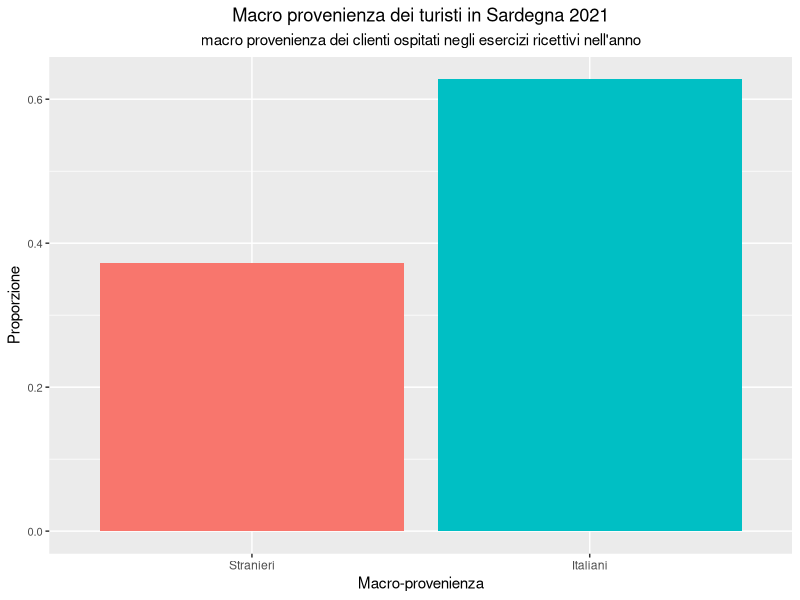
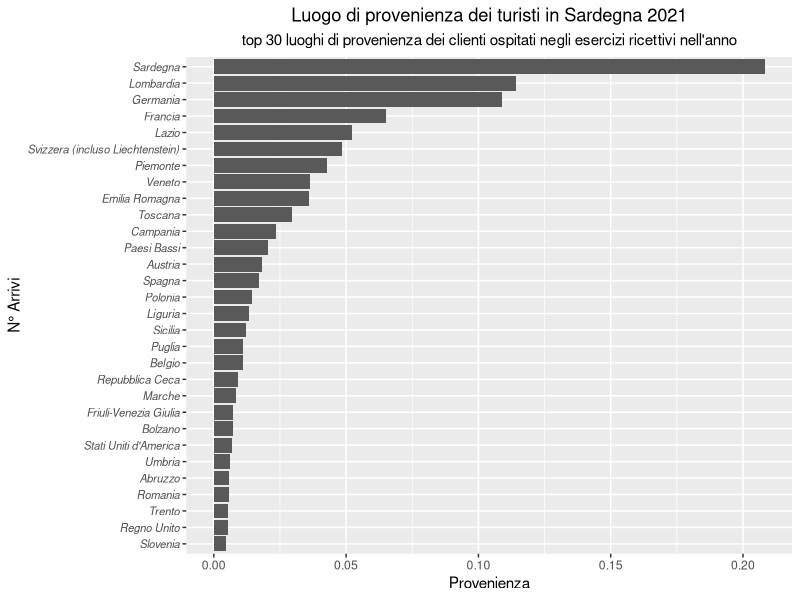
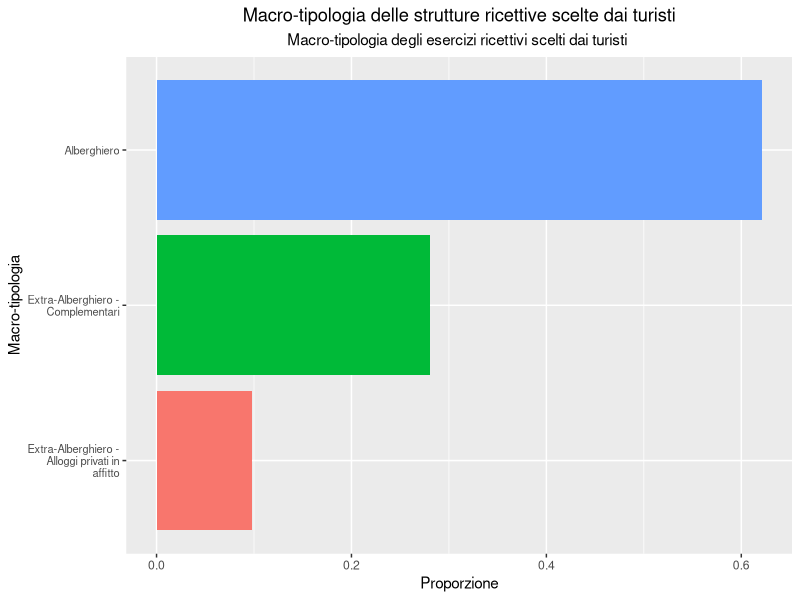
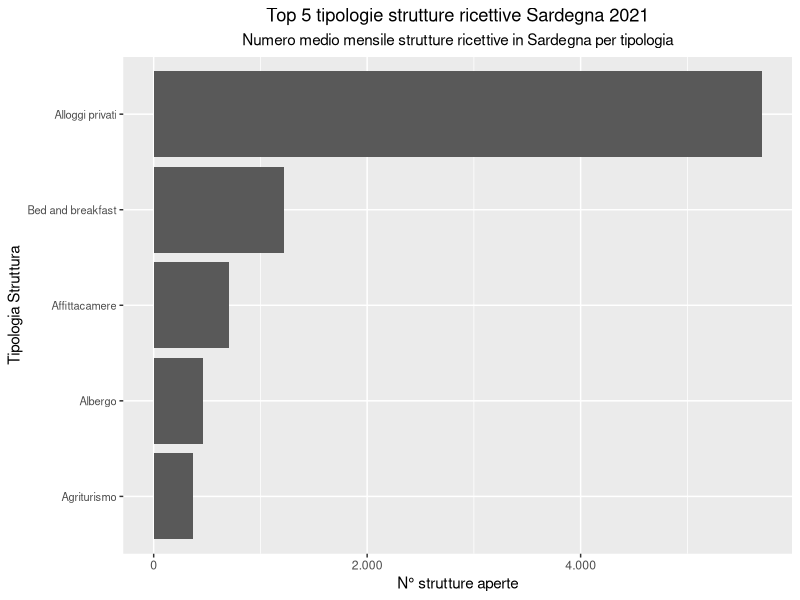
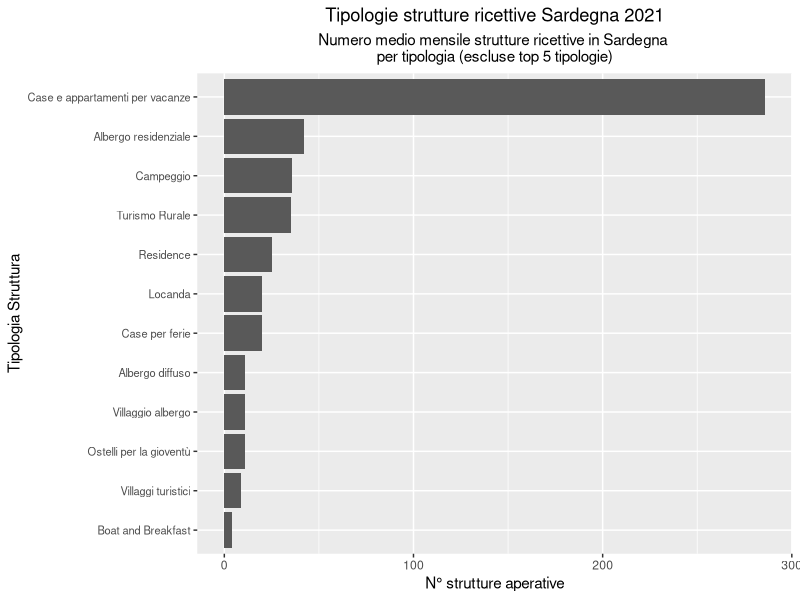
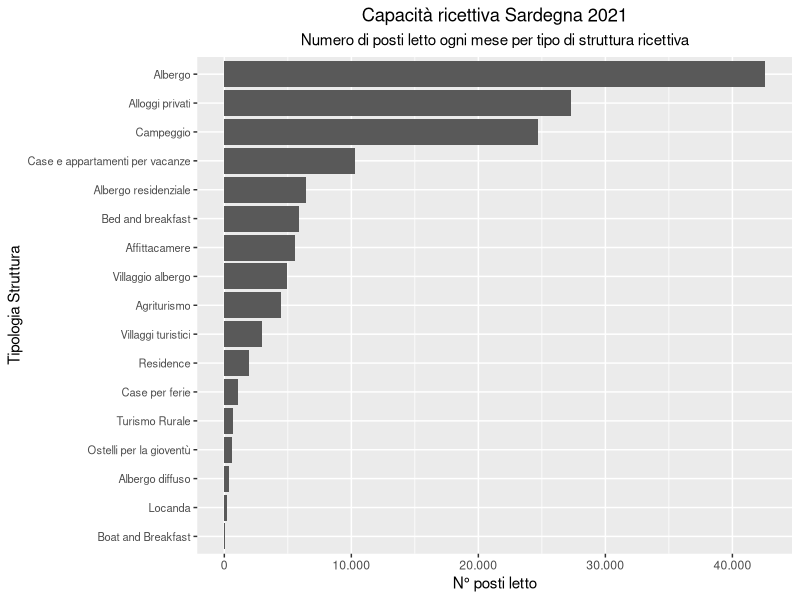
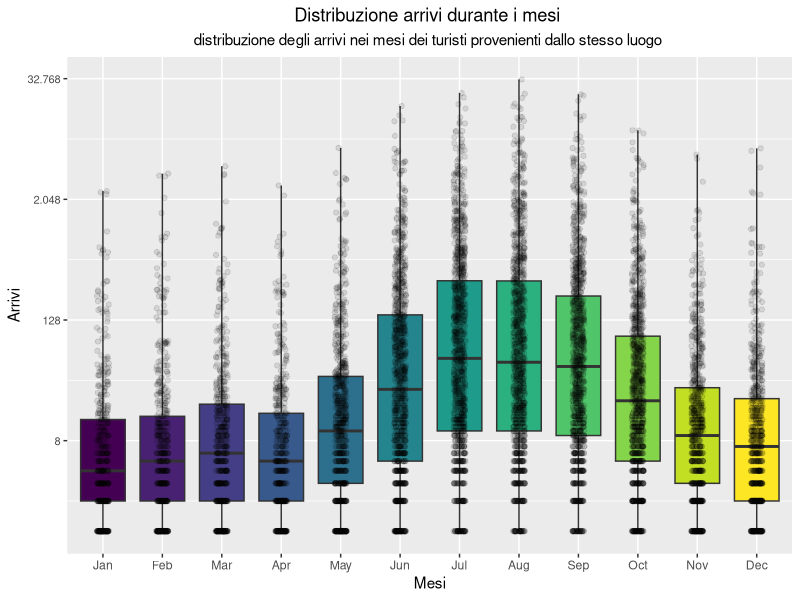
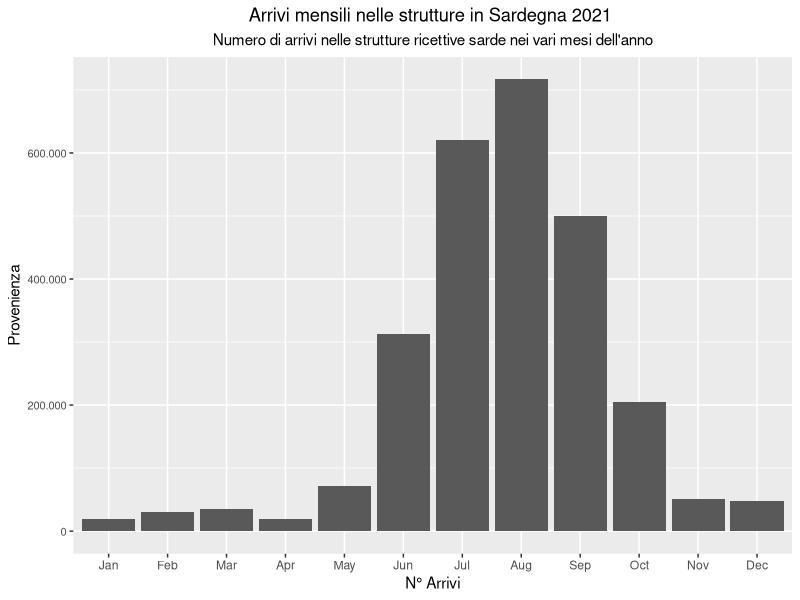

R code for these plots, in order:
## ---- chunk 1

capacit2021= readr::read_csv("datasets/capacita_strutture_ricettive_mensile_2021.csv")
capacit2021
## ---- chunk 2

summary(capacit2021)
str(capacit2021) #comune, anno, mese, Tipologia, Stelle, numero strutture, letti camere 

## ---- chunk 3
library(readr)
capacit2021= read_csv("datasets/capacita_strutture_ricettive_mensile_2021.csv", col_types = list(Comune= col_factor(), Stelle = col_factor(c(levels = "1 Stella", "2 Stelle", "III Categoria", "3 Stelle","II Categoria", "4 Stelle", "I Categoria", "5 Stelle", "5 Stelle Lusso")), Tipologia= col_factor()), na = "NULL")

str(capacit2021) 
sum(is.na(capacit2021)) #non sono presenti valori mancanti ma molte osservazioni riguardo le stelle delle strutture sono state etichettate come NULL.
summary(capacit2021)
# library("")
# readr::read_csv (na = "NULL")

## ---- chunk 4
provenienza = read_csv("datasets/movimenti_macrotipologia_2021 _provenienza.csv")

#str(provenienza) #anno, provincia, mese, macrotipologia, macroprovenienza, provenienza, arrivi, presenze (numero di notti trascorse dai clienti)
provenienza
## ---- chunk 5
provenienza =read_csv("datasets/movimenti_macrotipologia_2021 _provenienza.csv", col_types = list(provincia= col_factor(), macro_tipologia = col_factor (), macro_provenienza = col_factor(), provenienza = col_factor()))

sum(is.na(provenienza)) #sono presenti 114 valori mancanti 
str(provenienza)
provenienza_cleaned = na.omit(provenienza)


## ---- chunk 6
library("lubridate")
library("tidyverse")


# macro-provenienza

arrivi_provenienza<- provenienza_cleaned %>% 
  group_by(macro_provenienza) %>%
  summarise(arrivi = sum(arrivi))

arrivi_provenienza

macro_provenienza<- arrivi_provenienza%>% 
  mutate(proportion= arrivi/sum(arrivi)) %>%
  mutate(macro_provenienza = reorder(macro_provenienza, proportion))

macro_provenienza

macro_provenienza %>%         
  ggplot(aes(macro_provenienza, proportion, fill= macro_provenienza))+
  geom_bar(stat = "identity", show.legend = FALSE) +
  theme(axis.text.y = element_text(size = 8),
        plot.title = element_text(hjust = 0.5),
        plot.subtitle = element_text(hjust = 0.5)) +
  ggtitle("Macro provenienza dei turisti in Sardegna 2021", 
          subtitle= "macro provenienza dei clienti ospitati negli esercizi ricettivi nell'anno") +
  xlab("Macro-provenienza") + ylab("Proporzione")

## ---- chunk 7
arrivi_luogo_provenienza<- provenienza_cleaned %>% 
  group_by(provenienza) %>%
  summarise(arrivi = sum(arrivi))

arrivi_luogo_provenienza

arrivi_luogo_provenienza <-arrivi_luogo_provenienza%>% 
  mutate(proportion= arrivi/sum(arrivi)) %>%
  mutate (provenienza_turisti= reorder(provenienza, proportion))

arrivi_luogo_provenienza %>% 
  top_n(30) %>% #
  ggplot(aes(provenienza_turisti, proportion))+ 
  geom_bar(stat = "identity")+
  coord_flip()+
  theme(axis.text.y = element_text(size = 8, face= "italic"), plot.title = element_text(hjust = 0.5),
        plot.subtitle = element_text(hjust = 0.5)) +
  ggtitle("Luogo di provenienza dei turisti in Sardegna 2021", 
          subtitle= "top 30 luoghi di provenienza dei clienti ospitati negli esercizi ricettivi nell'anno") +
  xlab("N° Arrivi") + ylab("Provenienza")


## ---- chunk 8



arrivi_tipologia<- provenienza_cleaned %>% 
  group_by(macro_tipologia)  %>% 
  summarise(arrivi = sum(arrivi))

arrivi_tipologia

macro_tipologia <- arrivi_tipologia %>% 
  mutate(proportion= arrivi/sum(arrivi)) %>%
  mutate(macro_tipologia = reorder(macro_tipologia, proportion)) 

macro_tipologia %>%
  ggplot(aes(macro_tipologia, proportion, fill= macro_tipologia))+
  geom_bar(stat = "identity", show.legend = FALSE)+
  coord_flip()+
  scale_x_discrete(labels = scales::label_wrap(20)) +
  theme(axis.text.y = element_text(size = 8), 
        plot.title = element_text(hjust = 0.5),
        plot.subtitle = element_text(hjust = 0.5)) +
  ggtitle("Macro-tipologia delle strutture ricettive scelte dai turisti", 
          subtitle= "Macro-tipologia degli esercizi ricettivi scelti dai turisti ") +
  xlab("Macro-tipologia") + ylab("Proporzione")

## ---- chunk 9
library("scales")

tipologia_ <- capacit2021 %>% 
  group_by(Tipologia) %>%
  summarise(`Numero Strutture` = round(sum(`Numero Strutture`)/12, 0)) #numero di mesi

tipologia_

tipologia <-tipologia_ %>% 
  
  #mutate(proportion= Letti/sum(Letti)) %>%
  mutate(tipologia2= reorder(Tipologia, `Numero Strutture`))

tipologia %>%
  top_n(5)%>%
  ggplot(aes(tipologia2, `Numero Strutture`))+ 
  geom_bar(stat = "identity")+
  coord_flip()+
  scale_y_continuous(labels = label_number( big.mark = ".", decimal.mark= ","))+
  theme(axis.text.y = element_text(size = 8), plot.title = element_text(hjust = 0.5),
        plot.subtitle = element_text(hjust = 0.5)) +
  ggtitle("Top 5 tipologie strutture ricettive Sardegna 2021", subtitle= "Numero medio mensile strutture ricettive in Sardegna per tipologia") +
  
  xlab("Tipologia Struttura") + ylab("N° strutture aperte")

############# dividere il grafico in 2? ##############
## ---- chunk 10

tipologia_ <- capacit2021 %>% 
  group_by(Tipologia) %>%
  summarise(`Numero Strutture` = round(sum(`Numero Strutture`)/12, 0)) #numero di mesi

tipologia_

tipologia <-tipologia_ %>% 
  
  #mutate(proportion= Letti/sum(Letti)) %>%
  mutate(tipologia2= reorder(Tipologia, `Numero Strutture`))

filter(tipologia) %>%
  top_n(-12)%>%
  ggplot(aes(tipologia2, `Numero Strutture`))+ 
  geom_bar(stat = "identity")+
  coord_flip()+
  scale_y_continuous(labels = label_number( big.mark = ".", decimal.mark= ","))+
  theme(axis.text.y = element_text(size = 8), plot.title = element_text(hjust = 0.5),
        plot.subtitle = element_text(hjust = 0.5)) +
  ggtitle("Tipologie strutture ricettive Sardegna 2021", subtitle= "Numero medio mensile strutture ricettive in Sardegna \nper tipologia (escluse top 5 tipologie)") +
  
  xlab("Tipologia Struttura") + ylab("N° strutture aperative")

############# dividere il grafico in 2? ##############
## ---- chunk 11

tipologia_ <- capacit2021 %>% 
  group_by(Tipologia) %>%
  summarise(Letti = round(sum(Letti)/12), 0) # mesi

tipologia_

tipologia <-tipologia_ %>% 
  
  #mutate(proportion= Letti/sum(Letti)) %>%
  mutate(tipologia2= reorder(Tipologia, Letti))

tipologia %>%
  ggplot(aes(tipologia2, Letti))+
  
  geom_bar(stat = "identity")+
  coord_flip()+
  scale_y_continuous(labels = scales::comma_format(big.mark = ".", decimal.mark = ","))+
  theme(axis.text.y = element_text(size = 8), plot.title = element_text(hjust = 0.5),
        plot.subtitle = element_text(hjust = 0.5)) +
  ggtitle(label = "Capacità ricettiva Sardegna 2021", # capacità ricettiva= letti x numero di giorni di apertura
              subtitle = "Numero di posti letto ogni mese per tipo di struttura ricettiva") +
  xlab("Tipologia Struttura") + ylab("N° posti letto")

#titolo troppo lungo: mandare a capo o accorciare 
# togliere notazione scientifica asse x -->scale_x_continuous(labels = scales::comma_format(big.mark = ".",
                                          # decimal.mark = ",")+
## ---- chunk 12
provenienza_cleaned %>%
  #group_by(provenienza) %>% 
  mutate(MonthLabel= month(mese, label= T)) %>% 
  #arrange(desc(arrivi)) %>%
  #head(300) %>%
  ggplot(aes(MonthLabel, arrivi, fill= MonthLabel)) + 
  geom_boxplot(coef=3, show.legend = FALSE) +
  scale_y_continuous(trans = "log2", labels = label_number( big.mark = ".", decimal.mark= ",")) +
  #scale_x_discrete(labels = scales::label_wrap(10))+
  theme(axis.text.y = element_text(size = 8), 
        plot.title = element_text(hjust = 0.5),
        plot.subtitle = element_text(hjust = 0.5)) +
  ggtitle("Distribuzione arrivi durante i mesi ", 
          subtitle= "distribuzione degli arrivi nei mesi dei turisti provenienti dallo stesso luogo ") +
  xlab("Mesi") + ylab("Arrivi")+
  geom_jitter(width= 0.1, alpha =0.1, show.legend = FALSE) 




## ---- chunk 13

arrivi_mese<- provenienza_cleaned %>% 
  group_by(mese)  %>% 
  summarise(arrivi = sum(arrivi))

arrivi_mese

arrivi_mese %>% 
  mutate(MonthLabel= month(mese, label= T)) %>%
  ggplot(aes(MonthLabel, arrivi))+
  geom_bar(stat = "identity") +
  scale_y_continuous(labels = label_number( big.mark = ".", decimal.mark= ","))+
  theme(axis.text.y = element_text(size = 8), plot.title = element_text(hjust = 0.5),
        plot.subtitle = element_text(hjust = 0.5)) +
  ggtitle("Arrivi mensili nelle strutture in Sardegna 2021 ", 
          subtitle= "Numero di arrivi nelle strutture ricettive sarde nei vari mesi dell'anno") +
  xlab("N° Arrivi") + ylab("Provenienza")

  #scale_y_continuous(label= unit_format())



## ---- chunk 14

provincia_provenienza<- provenienza_cleaned %>% 
  group_by(provenienza, provincia) %>%
  summarise(arrivi = sum(arrivi), presenze = sum(presenze ))

provincia_provenienza


provincia_provenienza %>%
  #arrange(desc(arrivi)) %>%
  #head(300) %>%
  ggplot(aes(provincia, arrivi, fill= provincia)) + 
  geom_boxplot(coef=3) +
  scale_y_continuous(trans = "log2", labels = label_number( big.mark = ".", decimal.mark= ",")) +
  scale_x_discrete(labels = scales::label_wrap(10))+
  theme(axis.text.y = element_text(size = 8), 
        plot.title = element_text(hjust = 0.5),
        plot.subtitle = element_text(hjust = 0.5)) +
  ggtitle("Distribuzione arrivi per provincia di destinazione ", 
          subtitle= "distribuzione degli arrivi per provincia dei turisti provenienti dallo stesso luogo ") +
  xlab("Province") + ylab("Arrivi")+
  geom_jitter(width= 0.1, alpha =0.3) 


## ---- chunk 15

arrivi_mese<- provenienza_cleaned %>% 
  group_by(provincia)  %>% 
  summarise(arrivi = sum(arrivi)) %>% 
  mutate(provincia = reorder(provincia, arrivi))

arrivi_mese

arrivi_mese %>% 
  #mutate(MonthLabel= month(mese, label= T)) %>%
  ggplot(aes(provincia, arrivi))+
  geom_bar(stat = "identity") +
  scale_y_continuous(labels = label_number( big.mark = ".", decimal.mark= ","))+
  scale_x_discrete(labels = scales::label_wrap(10)) +
  theme(axis.text.y = element_text(size = 8), plot.title = element_text(hjust = 0.5),
        plot.subtitle = element_text(hjust = 0.5)) +
  ggtitle("Arrivi totali per provincia di destinazione Sardegna 2021 ", 
          subtitle= "Numero di arrivi totali per ciascuna provincia ") +
  xlab("Province") + ylab("Arrivi")

  #scale_y_continuous(label= unit_format())

